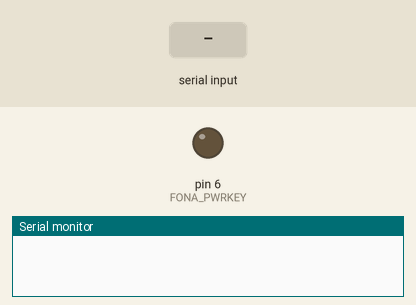
A sketch run on a simulated Arduino Uno, built with avr-gcc and run on an emulated ATmega328P. On the bench: output pins drawn as LEDs (lit = HIGH), the last lines printed to the serial monitor. Inputs (shaded band) come from the test bench. The modem accepts every AT command (registered, SIM ready, sends succeed) and sends nothing else; pins used as bus, display or sensor lines are not drawn.

Above: at 0.1 s.
At 4.0 s:
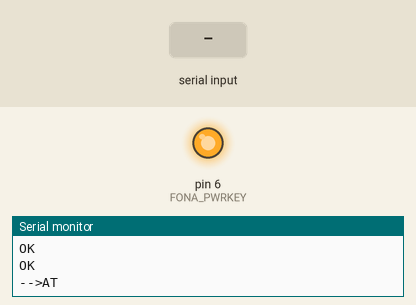
4.1 s: "1" received over the second serial link
Timing chart, 0 to 7.1 s (numbered marks = the images above; inputs shaded):
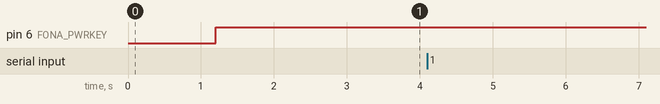

The sketch:

AT_TCP_hologram_v1.0.ino
```cpp
#define FONA_PWRKEY 6
#define FONA_RST 7
#define FONA_TX 10 // Microcontroller RX
#define FONA_RX 11 // Microcontroller TX

#include <SoftwareSerial.h>
SoftwareSerial fonaSS = SoftwareSerial(FONA_TX, FONA_RX);
SoftwareSerial *fonaSerial = &fonaSS;
#include "AT_shorts.h"

char imei[16] = {0};
int i = 0;
String byte1, byte2, input;
byte message[] = {0x0D, 0x22, 0x48, 0x65, 0x6c, 0x6c, 0x6f, 0x20, 0x57, 0x6f, 0x72, 0x6c, 0x64, 0x22, 0x1A}; //CR"Hello World"^Z
byte TCPmess[] = {}; //{"devicekey":"@b(e0O2d", "data":"Hello, World!", "tags":["Dam_Data", "TOPIC2"]} ^Z
byte ctrlZ = 0x1A;
String number = "+18645016496";
byte AT[] = {0x41, 0x54};

void setup() {
  //fonaSS.write(AT, sizeof(AT));
  SendHex(AT);
  delay(1000);
  Read();
  Serial.begin(9600);
  Start();


  delay(1000);
  Send("AT+CIPSTART=?");
  //Send("AT+CIPMUX=0");
  Send("AT+CIPSTART=\"TCP\",cloudsocket.hologram.io,9999",5000);
  delay(10000);
  Send("AT+CIPSEND");
  delay(1000);
  //Read();
  fonaSS.print("{\"devicekey\":\"@b(e0O2d\", \"data\":\"Hello, World!\", \"tags\":[\"Dam_Data\", \"TOPIC2\"]}");
  SendHex(ctrlZ);
  Read();
  delay(5000);
  //SendHex(TCPmess);
  Send("AT+CIPCLOSE=0");
}

void loop() {
  checkSerial();
  delay(1000);
}
```

AT_shorts.h
```cpp
String Read(){
  String out;
  char r;
  while(fonaSS.available()){
    r = char(fonaSS.read());
    out = out + String(r);
    delay(50);
  }
  Serial.print("<--");
  Serial.println(out);
  return out;
}

void Send(String strIN, int wait= 1000){
  fonaSS.println(strIN);
  Serial.println("-->"+strIN);
  delay(wait);
  Read();
}

void Start(){
  fonaSS.begin(115200);

  Serial.println(F("Configuring to 9600 baud"));
  fonaSS.println("AT+IPR=9600"); // Set baud rate
  delay(100); // Short pause to let the command run
  fonaSS.begin(9600);

  pinMode(FONA_RST, OUTPUT);
  pinMode(FONA_PWRKEY, OUTPUT);

  digitalWrite(FONA_RST, HIGH); // Default state
  digitalWrite(FONA_PWRKEY, LOW);
  delay(100); // For SIM7000
  digitalWrite(FONA_PWRKEY, HIGH);
  delay(1000);
  Send("AT+CSCS=\"UCS2\"\r");
  Send("AT");
  Send("ATE1");
  Send("ATI");
  Send("AT+CPMS=\"SM\",\"SM\",\"SM\"");
  Send("AT+GSN");
  Send("AT+CFUN=1");
  Send("AT+CGDCONT=1,\"IP\",\"hologram\"");
  Send("AT+CGREG?");
  Send("AT+CMGF=1");
  delay(3000);
}

void SendHex(byte hexIN[]){
  fonaSS.write(hexIN, sizeof(hexIN));
  Read();
}

void SendText(String number, byte mess[]){
  Send("AT+CMGS=?");
  Serial.println("Sending Text"); //fonaSS.print("AT+CMGS=\"+18645016496\"CR\"Hello World\"SUB");//fonaSS.println(74, HEX);

  fonaSS.print("AT+CMGS=\""+number+"\""); //ln represents CR
  delay(4000);
  fonaSS.write(mess, sizeof(mess));
  delay(100);
  String out;
  while(fonaSS.available()){
    char r = char(fonaSS.read());
    out = out + String(r);
    delay(50);
  }
  Serial.print("<--");
  Serial.println(out);
}

void checkSerial(){
  if(Serial.available()){
    String input = "";
    String byteRead = Serial.readString();
    input = input + byteRead;
    delay(100);
    if(!Serial.available()){
      Send(input);
      input = "";
    }
  }
}
```
